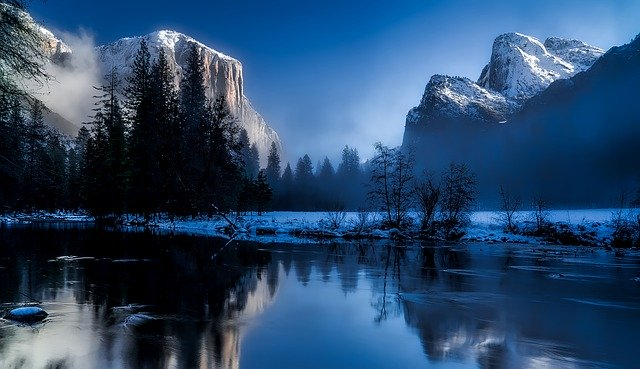
#> input picture O2A2_2324/goruntu_isleme/images/bolum2/park.jpg, 640 x 369 px, found by its file name
$ python mean_filter.py
#> lines starting #> are read from the running program, lines starting #| are printed output that depends on the picture
import cv2

img=cv2.imread("goruntu_isleme/images/bolum2/park.jpg")
#> img is the input picture: shape (369, 640, 3); mean B, G, R 106.8, 72.5, 40.9

print(cv2.__version__)
img_k33=cv2.blur(img,ksize=(7,7))
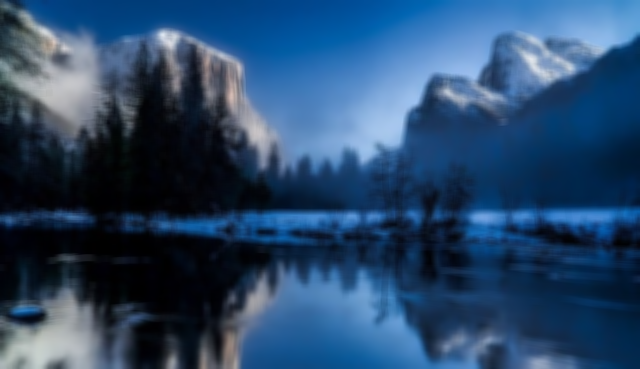
#> img_k33: shape (369, 640, 3); mean B, G, R 106.9, 72.5, 40.9
img_g33=cv2.GaussianBlur(img,ksize=(7,7),sigmaX=0)
cv2.imshow("orijinal",img)
cv2.imshow("img_k33",img_k33)
cv2.imshow("img_g33",img_g33)

cv2.waitKey(0)

$ run again, with O2A2_2324/goruntu_isleme/images/bolum2/salt-pepper.jpg copied over O2A2_2324/goruntu_isleme/images/bolum2/park.jpg
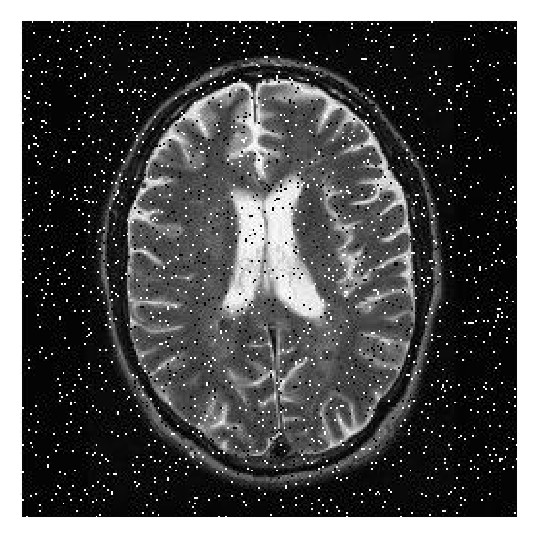
#> input picture O2A2_2324/goruntu_isleme/images/bolum2/salt-pepper.jpg, 537 x 537 px, found by its file name
#> img is the input picture: shape (537, 537, 3); min 0, max 255, mean 82.8
#> `img_k33=cv2.blur(img,ksize=(7,7))`:
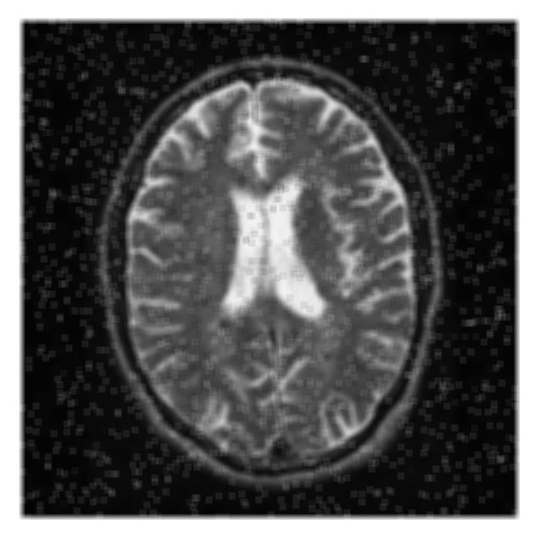
#> img_k33: shape (537, 537, 3); min 3, max 255, mean 82.8
#> `img_g33=cv2.GaussianBlur(img,ksize=(7,7),sigmaX=0)`:
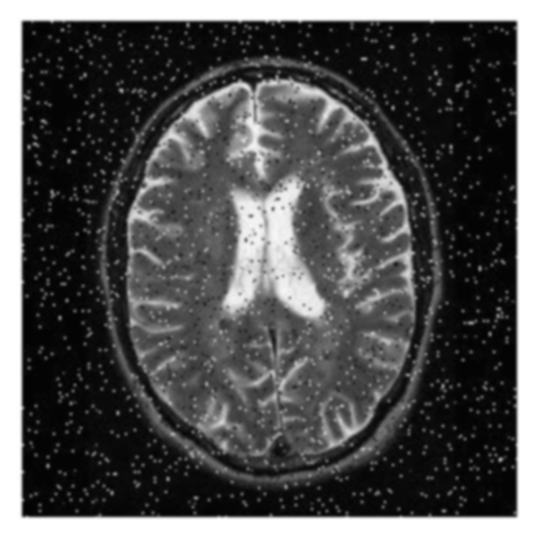
#> img_g33: shape (537, 537, 3); min 2, max 255, mean 82.8
